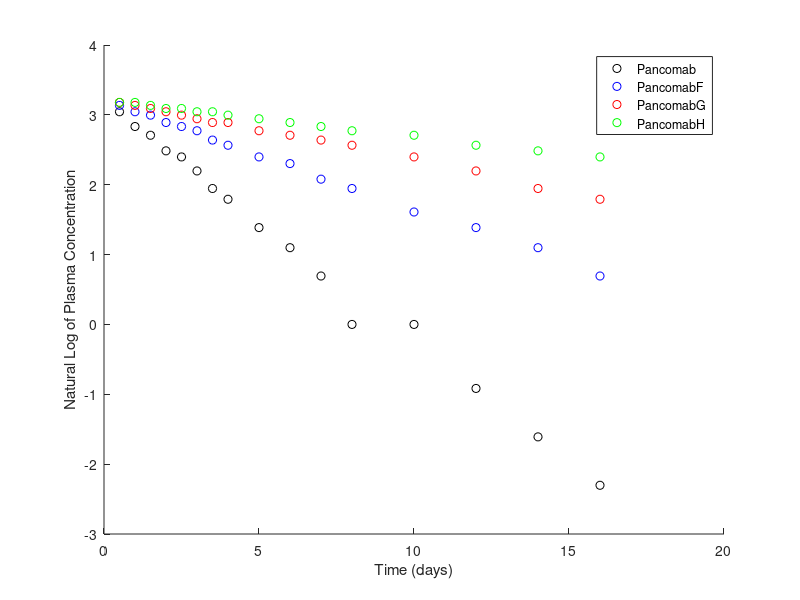
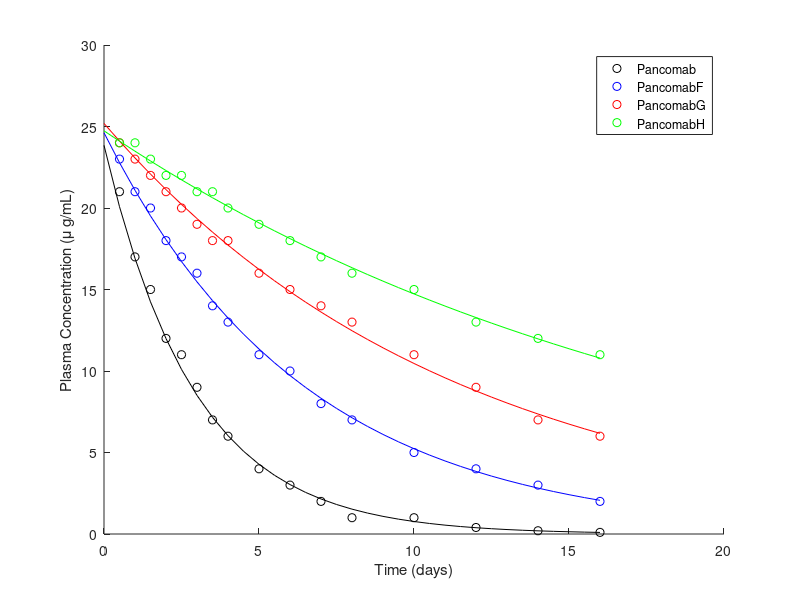

Source code (MATLAB) for these figures, in order:
t = [0.5:0.5:4,5,6,7,8,10,12,14,16];
% days
Pancomab = [21 17 15 12 11 9 7 6 4 3 2 1 1 0.4 0.2 0.1;23 21 20 18 17 16 14 13 11 10 8 7 5 4 3 2;24 23 22 21 20 19 18 18 16 15 14 13 11 9 7 6;24 24 23 22 22 21 21 20 19 18 17 16 15 13 12 11];
% ug/mL
s = size(Pancomab);
weight = 5; %kg
Volperkg = 40; %mL/kg
Doseperkg = 1; %mg/kg
Vplasma = Volperkg * weight; %mL
Dose = 1000*Doseperkg * weight; %ug

colors = ['k';'b';'r';'g'];
figure;
hold on;
for i = 1:s(1)
   plot(t,log(Pancomab(i,:)),['o',colors(i)]); 
end
legend({'Pancomab','PancomabF','PancomabG','PancomabH'});
xlabel('Time (days)');
ylabel('Natural Log of Plasma Concentration');
hold off;

for i = 1:s(1)
    fit(i,:) = polyfit(t,log(Pancomab(i,:)),1);
end

k = -fit(:,1);
t12 = log(2)./k;
Vd = Dose./exp(fit(:,2));

tfit = 0:0.5:16;
modelfit = (Dose./Vd).*exp(-k*tfit);
figure;
hold on;
for i = 1:s(1)
    plot(t,Pancomab(i,:),['o',colors(i)]);
end
for i = 1:s(1)
    plot(tfit,modelfit(i,:),colors(i));
end
legend({'Pancomab','PancomabF','PancomabG','PancomabH'});
xlabel('Time (days)');
ylabel('Plasma Concentration (\mu g/mL)');